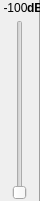
   <widget class="QWidget" name="widget_27" native="true">
    <property name="geometry">
     <rect>
      <x>420</x>
      <y>240</y>
      <width>40</width>
      <height>201</height>
     </rect>
    </property>
    <widget class="OIDSlider" name="verticalSlider11">
     <property name="geometry">
      <rect>
       <x>5</x>
       <y>20</y>
       <width>30</width>
       <height>180</height>
      </rect>
     </property>
     <property name="orientation">
      <enum>Qt::Vertical</enum>
     </property>
    </widget>
    <widget class="Line" name="line_97">
     <property name="geometry">
      <rect>
       <x>32</x>
       <y>0</y>
       <width>16</width>
       <height>201</height>
      </rect>
     </property>
     <property name="orientation">
      <enum>Qt::Vertical</enum>
     </property>
    </widget>
    <widget class="QLabel" name="ls11">
     <property name="geometry">
      <rect>
       <x>0</x>
       <y>0</y>
       <width>31</width>
       <height>16</height>
      </rect>
     </property>
     <property name="autoFillBackground">
      <bool>false</bool>
     </property>
     <property name="frameShadow">
      <enum>QFrame::Plain</enum>
     </property>
     <property name="text">
      <string>-100</string>
     </property>
     <property name="alignment">
      <set>Qt::AlignCenter</set>
     </property>
    </widget>
    <widget class="QLabel" name="dB_34">
     <property name="geometry">
      <rect>
       <x>27</x>
       <y>0</y>
       <width>16</width>
       <height>16</height>
      </rect>
     </property>
     <property name="font">
      <font>
       <weight>75</weight>
       <bold>true</bold>
      </font>
     </property>
     <property name="text">
      <string>dB</string>
     </property>
    </widget>
   </widget>
